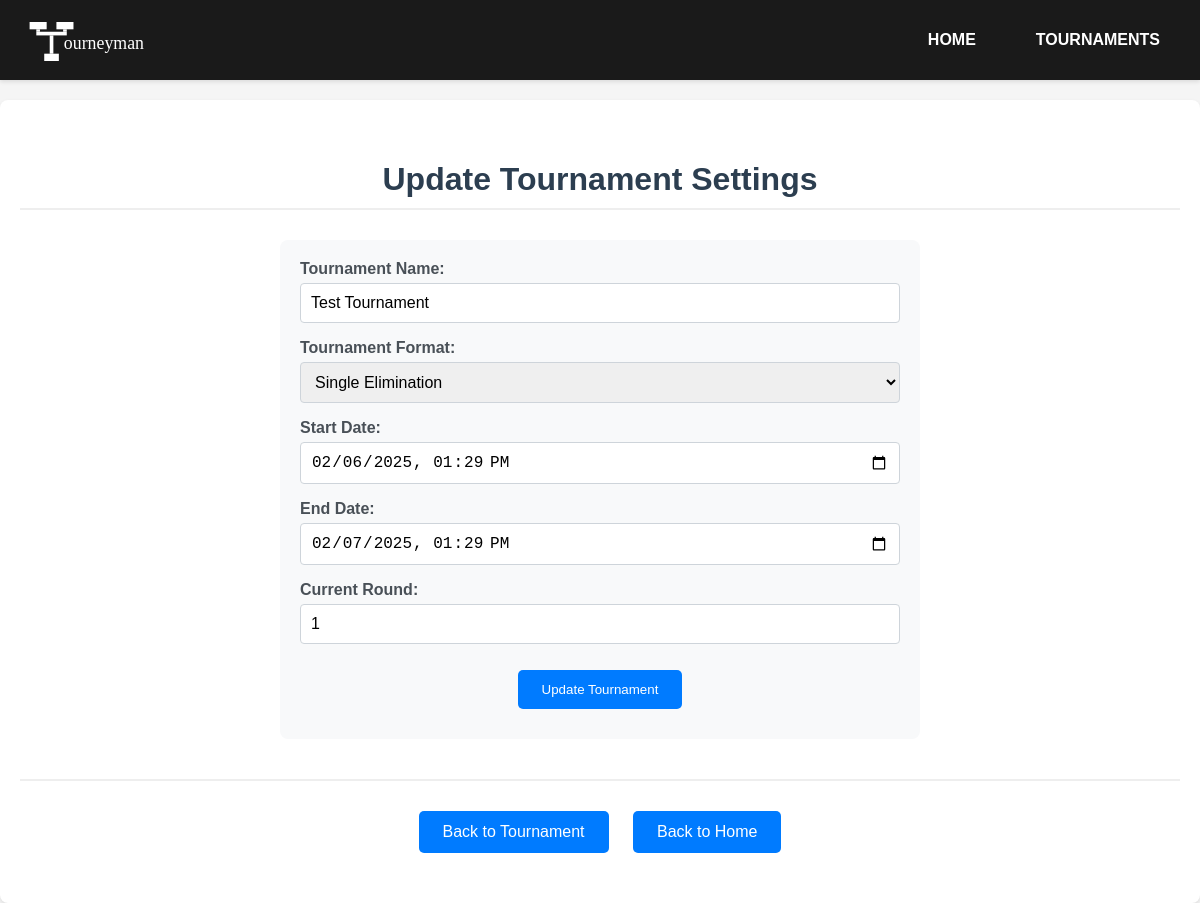
Screenshot of /tournaments/1738877360517/update with the database file from the repository.
### app.py (models this page shows, shortened)
class Tournament(db.Model):
    id = db.Column(db.Integer, primary_key=True)
    tournament_id = db.Column(db.Integer, nullable=False, unique=True)
    name = db.Column(db.String(100), nullable=False)
    tFormat = db.Column(db.String(80), nullable=False)
    status = db.Column(db.String(20), nullable=False, default='PENDING')  # PENDING, ACTIVE, COMPLETED, CANCELED
    start_date = db.Column(db.DateTime, nullable=False)
    end_date = db.Column(db.DateTime, nullable=True)
    current_winners_round = db.Column(db.Integer, default=1)
    current_losers_round = db.Column(db.Integer, default=0)  # 0 means no losers bracket yet
    current_round = db.Column(db.Integer, default=1)  # For non-bracket formats
    contestants = db.relationship('Contestant', backref='tournament', lazy=True)
    matches = db.relationship('MatchResult', backref='tournament', lazy=True)

### app.py (the view)
@app.route('/tournaments/<int:tournament_id>/update')
def update_tournament_page(tournament_id):
    tournament = Tournament.query.filter_by(tournament_id=tournament_id).first_or_404()
    return render_template('update_tournament.html', tournament=tournament)

### templates/update_tournament.html (shortened to what this page needs)
{% extends "base.html" %}
{% block content %}
<div class="container">
    <h1>Update Tournament Settings</h1>
    <div class="form-section">
        <form action="{{ url_for('update_tournament', tournament_id=tournament.tournament_id) }}" method="POST">
            <div class="form-group">
                <label for="name">Tournament Name:</label>
                <input type="text" id="name" name="name" value="{{ tournament.name }}" required>
            </div>
            <div class="form-group">
                <label for="format">Tournament Format:</label>
                <select id="format" name="format">
                    <option value="single_elimination" {% if tournament.tFormat == 'single_elimination' %}selected{% endif %}>Single Elimination</option>
                </select>
            </div>
            <div class="form-group">
                <label for="start_date">Start Date:</label>
                <input type="datetime-local" id="start_date" name="start_date" value="{{ tournament.start_date.strftime('%Y-%m-%dT%H:%M') }}">
            </div>
            <div class="form-group">
                <label for="end_date">End Date:</label>
                <input type="datetime-local" id="end_date" name="end_date" value="{{ tournament.end_date.strftime('%Y-%m-%dT%H:%M') }}">
            </div>
            <div class="form-group">
                <label for="current_round">Current Round:</label>
                <input type="number" id="current_round" name="current_round" value="{{ tournament.current_round }}" min="1">
            </div>
            <button type="submit" class="button">Update Tournament</button>
        </form>
    </div>
    <div class="navigation">
        <a href="{{ url_for('tournament_details', tournament_id=tournament.tournament_id) }}" class="link">Back to Tournament</a>
        <a href="{{ url_for('index') }}" class="link">Back to Home</a>
    </div>
</div>
{% endblock %}

### static/css/style.css (style rules this page uses)
body { font-family: Arial, sans-serif; margin: 0; padding-top: 100px; background-color: #f5f5f5; color: #333; }
.container { max-width: 1200px; margin: 0 auto; padding: 40px 20px; background-color: white; border-radius: 8px; box-shadow: 0 2px 4px rgba(0, 0, 0, 0.1); text-align: center; }
h1 { color: #2c3e50; margin-bottom: 30px; padding-bottom: 10px; border-bottom: 2px solid #eee; }
.button, .link { display: inline-block; margin: 10px; padding: 12px 24px; background-color: #007BFF; color: white; text-decoration: none; border-radius: 5px; border: none; cursor: pointer; transition: background-color 0.2s; }
.form-section { max-width: 600px; margin: 0 auto; padding: 20px; background-color: #f8f9fa; border-radius: 8px; }
.form-group { margin-bottom: 1em; width: 100%; text-align: left; }
.form-group label { display: block; margin-bottom: 5px; color: #495057; font-weight: bold; }
.form-group input, .form-group select { max-width: 100%; box-sizing: border-box; width: 100%; padding: 10px; border: 1px solid #ced4da; border-radius: 4px; font-size: 16px; }
.navigation { margin-top: 40px; padding-top: 20px; border-top: 2px solid #eee; }

### rows the page displays
Tournament: name "Test Tournament", format "Single Elimination", start_date "02/06/2025 13:29", end_date "02/07/2025 13:29", current_round "1"
